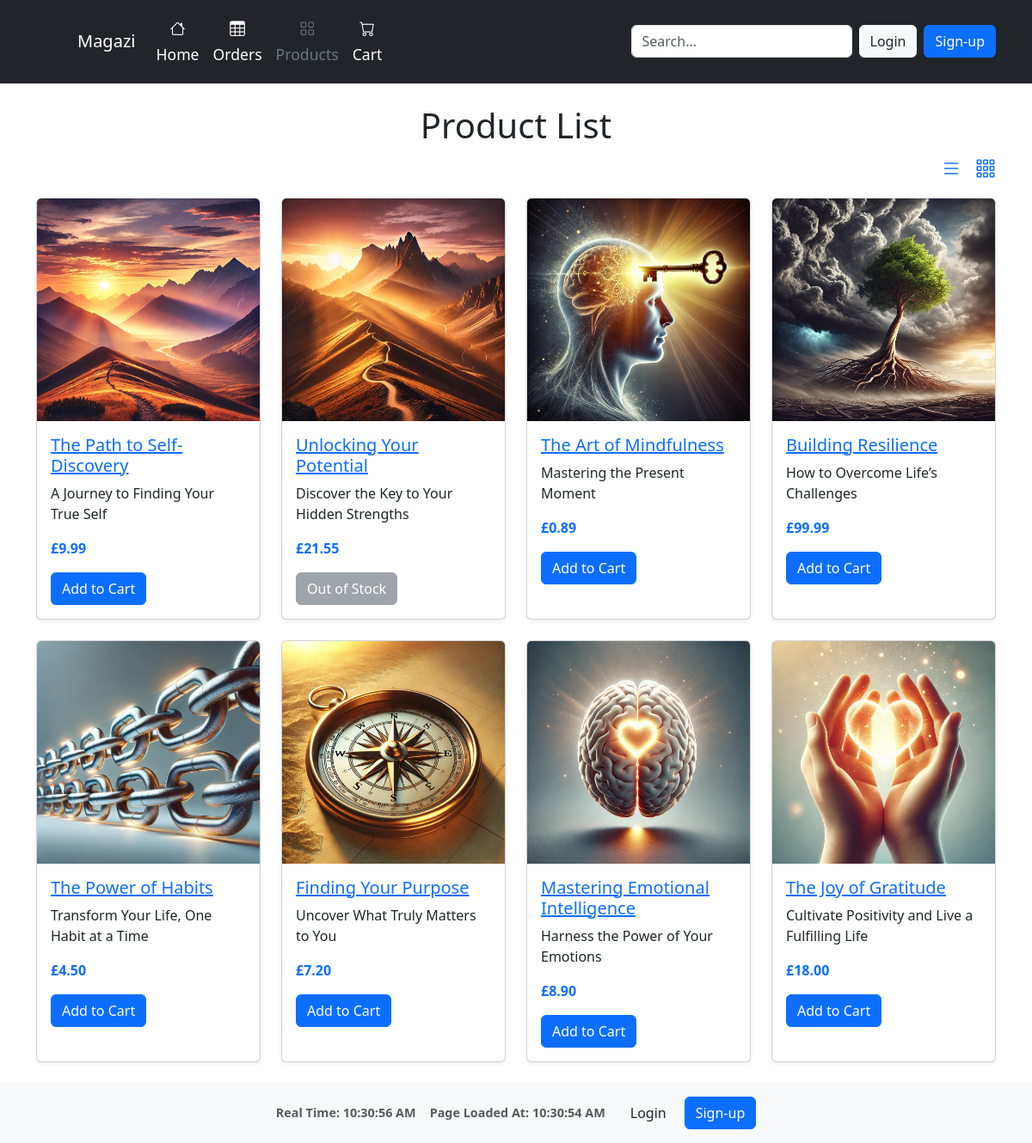
Screenshot of /products/ with the database file from the repository.
### products/models.py (models this page shows, shortened)
class Product(models.Model):
    name = models.CharField(max_length=255)
    description = models.TextField()
    price = models.DecimalField(max_digits=10, decimal_places=2)
    image = models.ImageField(upload_to='product_images/', null=True, blank=True)
    stock = models.PositiveIntegerField(default=0)
    digital_file = models.FileField(upload_to='digital_products/', blank=True, null=True)
    created_at = models.DateTimeField(auto_now_add=True)
    updated_at = models.DateTimeField(auto_now=True)

### products/views.py (the view)
# urls.py: path('', views.product_list, name='product_list'),
def product_list(request):
    products = Product.objects.all()  # Retrieve all products from the database
    return render(request, 'products/product_list.html', {'products': products})

### cart/context.py (called while the page is built, shortened)
def cart_summary(request):
    cart = request.session.get('cart', {})
    cart_items = []
    total = 0
    return {'cart_total': total, 'cart_items': cart_items}

### products/templates/products/product_list.html (shortened to what this page needs)
{% extends "base.html" %}
{% load static %}
{% block extracss %}
    <link href="{% static 'css/products.css' %}" rel="stylesheet">
{% endblock %}
{% block content %}
<div class="container my-4">
    <h1 class="text-center">Product List</h1>
    <div class="d-flex justify-content-end mb-3">
        <a id="toggle-list" href="#" class="me-3" title="List View">
            <i class="bi bi-list" style="font-size: 1.5rem; color: #0d6efd;"></i>
        </a>
        <a id="toggle-grid" href="#" title="Grid View">
            <i class="bi bi-grid-3x3-gap" style="font-size: 1.5rem; color: #0d6efd;"></i>
        </a>
    </div>
        <div id="product-container" class="row row-cols-1 row-cols-sm-2 row-cols-md-3 row-cols-lg-4 g-4">
        {% for product in products %}
            <div class="col">
                <div class="card h-100 shadow-sm  product-card">
                    {% if product.image %}
                        <img src="{{ product.image.url }}" class="card-img-top" alt="{{ product.name }}">
                    {% else %}
                        <div class="card-img-top d-flex justify-content-center align-items-center bg-light" style="height: 150px;">
                            <i class="bi bi-box-seam" style="font-size: 2rem; color: #6c757d;"></i>
                        </div>
                    {% endif %}
                    <div class="card-body">
                        <h5 class="card-title">
                            <a href="{% url 'products:product_detail' product.id %}">{{ product.name }}</a>
                        </h5>
                        <p class="card-text">{{ product.description|truncatechars:100 }}</p>
                        <p class="card-text text-primary fw-bold">£{{ product.price }}</p>
                        {% if product.stock > 0 %}
                            <a href="{% url 'cart:add_to_cart' product.id %}"
                            class="btn btn-primary add-to-cart-btn"
                            data-product-id="{{ product.id }}">
                            Add to Cart
                            </a>
                        {% else %}
                            <button class="btn btn-secondary" disabled>Out of Stock</button>
                        {% endif %}
                    </div>
                </div>
            </div>
        {% endfor %}
    </div>
</div>
{% endblock %}

### templates/base.html (shortened to what this page needs)
{% load static %}
{% load group_filters %}
<!doctype html>
<html lang="en">
  <head>
    {% block corecss %}
      <link href="https://cdn.jsdelivr.net/npm/bootstrap-icons/font/bootstrap-icons.css" rel="stylesheet">
      <link href="https://cdn.jsdelivr.net/npm/bootstrap@5.3.3/dist/css/bootstrap.min.css" rel="stylesheet">
      <link href="{% static 'css/base_style.css' %}" rel="stylesheet">
    {% endblock %}
    {% block extracss %}{% endblock %}
  </head>
  <body>
    {% block page_header %}
        <header>
            <nav class="navbar navbar-expand-lg navbar-dark bg-dark border-bottom">
            <div class="container">
                <a href="/" class="navbar-brand d-flex align-items-center">
                <svg class="bi me-2" width="40" height="32" role="img" aria-label="Bootstrap">
                    <use xlink:href="#bootstrap"></use>
                </svg>
                Magazi
                </a>
                <div class="collapse navbar-collapse" id="navbarHeaderContent">
                    <ul class="navbar-nav flex-column flex-lg-row me-auto mb-2 mb-lg-0">
                    <li class="nav-item">
                    <a href="/" class="nav-link {% if request.path == '/' %}text-secondary{% else %}text-white{% endif %}">
                        <i class="bi bi-house d-block mx-auto mb-1"></i>
                        Home
                    </a>
                    </li>
                    <li class="nav-item">
                    {% if user.is_authenticated %}
                        {% if user.is_staff or user|in_group:"seller" %}
                        <a href="{% url 'orders:orders_summary' %}" class="nav-link {% if request.path|slice:"0:8" == '/orders/' %}text-secondary{% else %}text-white{% endif %}">
                            <i class="bi bi-table d-block mx-auto mb-1"></i>
                            Orders
                        </a>
                        {% else %}
                        <a href="{% url 'orders:my_orders' %}" class="nav-link {% if request.path|slice:"0:8" == '/orders/' %}text-secondary{% else %}text-white{% endif %}">
                            <i class="bi bi-table d-block mx-auto mb-1"></i>
                            Orders
                        </a>
                        {% endif %}
                    {% else %}
                        <a href="{% url 'orders:order_lookup' %}" class="nav-link {% if request.path|slice:"0:8" == '/orders/' %}text-secondary{% else %}text-white{% endif %}">
                        <i class="bi bi-table d-block mx-auto mb-1"></i>
                        Orders
                        </a>
                    {% endif %}
                    </li>
                    <li class="nav-item">
                    <a href="/products/" class="nav-link {% if request.path == '/products/' %}text-secondary{% else %}text-white{% endif %}">
                        <i class="bi bi-grid d-block mx-auto mb-1"></i>
                        Products
                    </a>
                    </li>
                    <li class="nav-item">
                        <a href="{% url 'cart:view_cart' %}" class="nav-link">
                            <i class="bi bi-cart"></i>
                            <span id="cart-total">
                                {% if cart_total %}
                                    £{{ cart_total }}
                                {% else %}
                                    Cart
                                {% endif %}
                            </span>
                        </a>
                    </li>
                </ul>
                <form class="d-flex my-2 my-lg-0" role="search">
                    <input class="form-control me-2" type="search" placeholder="Search..." aria-label="Search">
                </form>
                <div class="d-flex align-items-center">
                    {% if user.is_authenticated %}
                    <a href="/accounts/logout/" class="btn btn-light text-dark me-2">Logout</a>
                    {% else %}
                    <a href="/accounts/login/" class="btn btn-light text-dark me-2">Login</a>
                    <a href="/accounts/signup/" class="btn btn-primary">Sign-up</a>
                    {% endif %}
                </div>
                </div>
            </div>
            </nav>
        </header>
    {% endblock %}
    {% block content %}{% endblock %}
    <footer class="footer mt-auto py-3 bg-light">
      <div class="container d-flex flex-wrap justify-content-center">
        <div class="text-end d-flex align-items-center">
          <div id="real-time" class="me-3 text-muted small">
            Real Time: <span id="real-time-display">Loading...</span>
          </div>
          <div id="page-load-time" class="me-3 text-muted small">
            Page Loaded At: <span id="page-load-time-display">Loading...</span>
          </div>
          {% if user.is_authenticated %}
            <a href="/accounts/logout/" class="btn btn-light text-dark me-2">Logout</a>
          {% else %}
            <a href="/accounts/login/" class="btn btn-light text-dark me-2">Login</a>
            <a href="/accounts/signup/" class="btn btn-primary">Sign-up</a>
          {% endif %}
        </div>
      </div>
    </footer>
  </body>
</html>

### static/css/base_style.css (style rules this page uses)
html, body { min-height: 100vh; margin: 0; display: flex; flex-direction: column; }
footer { margin-top: auto; background-color: #f8f9fa; padding: 1rem 0; text-align: center; font-size: 0.9rem; color: #6c757d; }
#real-time, #page-load-time { font-size: 0.9rem; font-weight: bold; color: #6c757d; }
@media (min-width: 992px) { .navbar-collapse .nav-link { color: #ffffff; font-size: 1.1rem; padding: 0.75rem 1rem; border-radius: 0.25rem; display: flex; flex-direction: column; align-items: center; justify-content: center; text-align: center; } }
@media (min-width: 992px) { .navbar-collapse .nav-link i { display: inline-block !important; margin: 0 0 0.25rem 0 !important; vertical-align: middle; } }

### rows the page displays
Product: image (picture), name "The Path to Self-Discovery", description "A Journey to Finding Your True Self", price "9.99"
Product: image (picture), name "Unlocking Your Potential", description "Discover the Key to Your Hidden Strengths", price "21.55", stock "Out of Stock"
Product: image (picture), name "The Art of Mindfulness", description "Mastering the Present Moment", price "0.89"
Product: image (picture), name "Building Resilience", description "How to Overcome Life’s Challenges", price "99.99"
Product: image (picture), name "The Power of Habits", description "Transform Your Life, One Habit at a Time", price "4.50"
Product: image (picture), name "Finding Your Purpose", description "Uncover What Truly Matters to You", price "7.20"
Product: image (picture), name "Mastering Emotional Intelligence", description "Harness the Power of Your Emotions", price "8.90"
Product: image (picture), name "The Joy of Gratitude", description "Cultivate Positivity and Live a Fulfilling Life", price "18.00"
